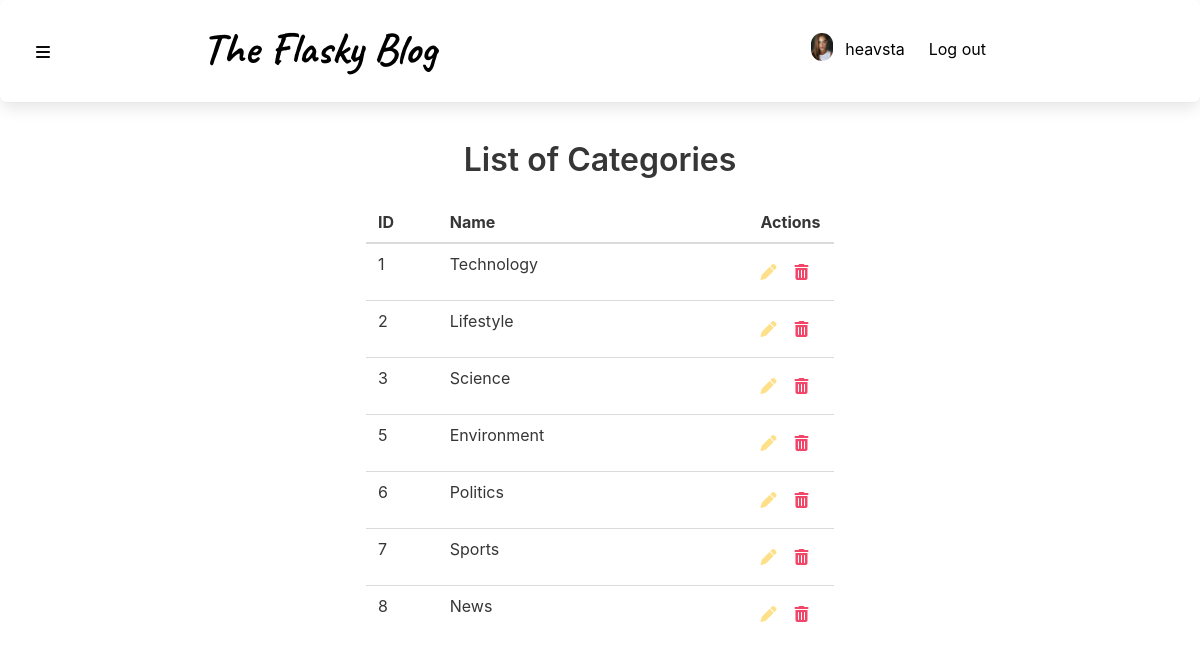
Page /category/list (signed in) on the committed database.
### app/models.py (models this page shows, shortened)
class User(db.Model, UserMixin):
    id = db.Column(db.Integer, primary_key=True)
    username = db.Column(db.String(20), unique=True, nullable=False)
    password = db.Column(db.String(60), nullable=False)
    email = db.Column(db.String(80), unique=True, nullable=False)
    image_file = db.Column(db.String(20), default='default.jpg', nullable=False)
    role = db.Column(db.String(5), default='user', nullable=False)
    articles = db.relationship('Article', backref='author', lazy=True)
    comments = db.relationship('Comment', backref='author', lazy=True)

class Category(db.Model):
    id = db.Column(db.Integer, primary_key=True)
    name = db.Column(db.String(20), nullable=False)

### app/categories/routes.py (the view)
@categories.route('/category/list')
@login_required
def category_list():
    categories = Category.query.all()
    return render_template('list_category.html', title='Categories' ,categories=categories)

### app/models.py (called while the page is built)
@login_manager.user_loader
def load_user(user_id):
    return User.query.get(int(user_id))

### app/templates/list_category.html (shortened to what this page needs)
{% extends 'layout.html' %}
{% block main %}
    <div class="columns">
        <div class="column is-6 is-offset-3">
            <h1 class="title has-text-centered">List of Categories</h1>
            {% if categories %}
                <table style="margin: 0 auto;" class="table is-hoverable">
                    <thead>
                        <tr>
                            <th>ID</th>
                            <th>Name</th>
                            <th>Actions</th>
                        </tr>
                    </thead>
                    <tbody>
                        {% for category in categories %}
                            <tr>
                                <td style="width:15%">{{ category.id }}</td>
                                <td style="width:65%">{{ category.name }}</td>
                                <td style="width:15%">
                                    <button class="button"><a href="{{ url_for('categories.category_update', id=category.id) }}" title="modify"><i class="fa-solid fa-pen has-text-warning"></i></a></button>
                                    <button class="button del"><i class="fa-solid fa-trash-can has-text-danger"></i></button>
                                </td>
                            </tr>
                        {% endfor %}
                    </tbody>
                </table>
            {% else %}
                <p class="is-size-4 has-text-centered">No Categories ever shared yet!</p>
                <p class="has-text-centered"><a href="{{ url_for('categories.category_new') }}">Create your first category</a></p>
            {% endif %}
        </div>
    </div>
{% endblock %}

### app/templates/layout.html (shortened to what this page needs)
<!DOCTYPE html>
<html>
  <head>
    <link rel="stylesheet" href="{{ url_for('static', filename='styles.css') }}">
    <link rel="stylesheet" href="https://cdn.jsdelivr.net/npm/bulma@0.9.3/css/bulma.min.css">
    <link rel="stylesheet" href="https://cdnjs.cloudflare.com/ajax/libs/font-awesome/6.0.0-beta2/css/all.min.css" />
  </head>
  <body>
  <header class="box">
    {% if current_user.is_authenticated %}
      <button class="button is-white" id="menu"><i class="fas fa-bars"></i></button>
    {% endif %}
    <div class="container">
      <div class="columns">
        <nav class="navbar column is-10 is-offset-1 is-flex" role="navigation" aria-label="main navigation">
          <div class="navbar-brand">
            <a class="logo" href="{{url_for('main.index')}}">
              The Flasky Blog
            </a>
          </div>
          <div id="navbarBasicExample" class="navbar-menu">
            <div class="navbar-end">
              {% if current_user.is_authenticated %}
                <div class="navbar-item">
                  <a class="columns" href="{{ url_for('users.account') }}">
                    <div class="column image p-0 mt-2">
                      <img class="is-rounded" src="{{ url_for('static', filename='profile_img/' + current_user.image_file )}}" alt="Avatar">
                    </div>
                    <div class="column">
                      {{ current_user.username }}
                    </div>
                  </a>
                </div>
                <div class="navbar-item">
                  <a href="{{ url_for('users.logout') }}">Log out</a>
                </div>
              {% endif %}
            </div>
          </div>
        </nav>
      </div>
    </div>
  </header>
  <main class="container pt-4">
    {% block main %}{% endblock %}
  </main>
  <footer class="is-flex is-align-items-flex-end is-justify-content-center">
  </footer>
  </body>
</html>

### app/static/styles.css (style rules this page uses)
header.box { position: relative; padding-top: 1em !important; margin-top: 0; margin-bottom: 3em; }
header #menu { position: absolute; top: 2em; }
header a { color: #000000; }
header .logo { font-family: 'Caveat', cursive; font-size: 2.75em; font-weight: bold; }
button { border: none !important; }
td button { padding: 0 !important; }
footer { height: 100px; padding-bottom: 20px; }

### rows in the picture
User: image_file (picture), username "heavsta"
Category: id "1", name "Technology"
Category: id "2", name "Lifestyle"
Category: id "3", name "Science"
Category: id "5", name "Environment"
Category: id "6", name "Politics"
Category: id "7", name "Sports"
Category: id "8", name "News"
